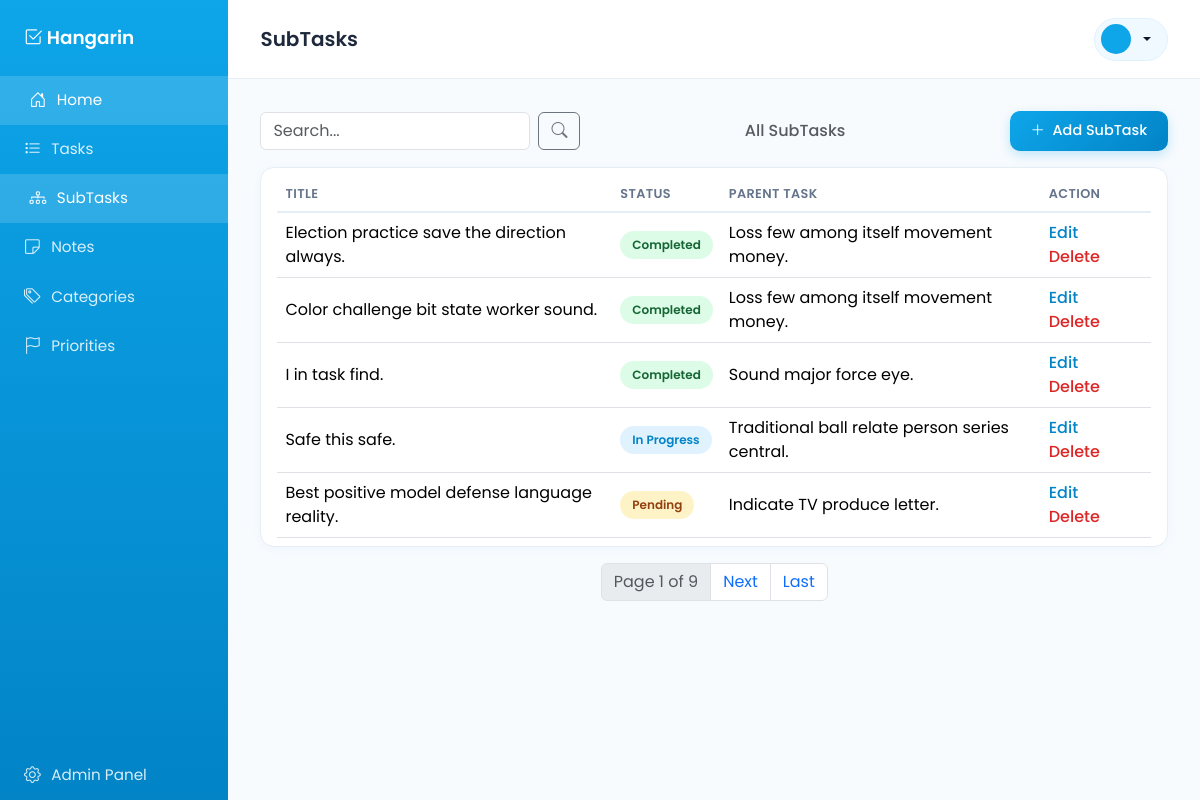
The app's page /subtasks/, older data.
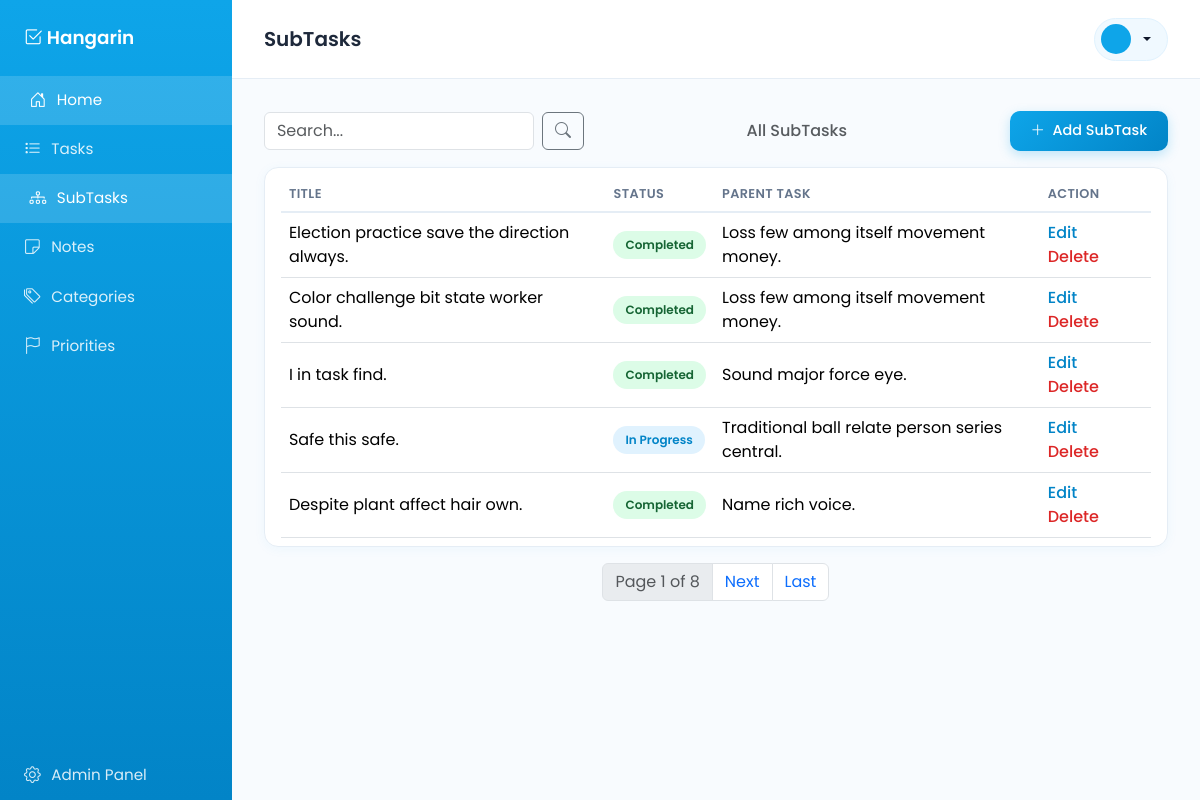
The same page, newer data.
### Tasks/models.py (models this page shows, shortened)
class BaseModel(models.Model):
    created_at = models.DateTimeField(auto_now_add=True)
    updated_at = models.DateTimeField(auto_now=True)
    class Meta:
        abstract = True

class SubTask(BaseModel):
    STATUS_CHOICES = [
        ("Pending", "Pending"),
        ("In Progress", "In Progress"),
        ("Completed", "Completed"),
    ]
    parent_task = models.ForeignKey(Task, on_delete=models.CASCADE, related_name="subtasks")
    title = models.CharField(max_length=255)
    status = models.CharField(max_length=50, choices=STATUS_CHOICES, default="Pending")

class Task(BaseModel):
    STATUS_CHOICES = [
        ("Pending", "Pending"),
        ("In Progress", "In Progress"),
        ("Completed", "Completed"),
    ]
    title = models.CharField(max_length=255)
    description = models.TextField()
    deadline = models.DateTimeField()
    status = models.CharField(max_length=50, choices=STATUS_CHOICES, default="Pending")
    category = models.ForeignKey(Category, on_delete=models.CASCADE)
    priority = models.ForeignKey(Priority, on_delete=models.CASCADE)

### Tasks/views.py (the view)
# urls.py: path('subtasks/', SubTaskListView.as_view(), name='subtask-list'),
class SubTaskListView(ListView):
    model = SubTask
    template_name = "Tasks/subtask_list.html"
    context_object_name = "subtasks"
    paginate_by = 5
    def get_queryset(self):
        qs = super().get_queryset()
        query = self.request.GET.get('q')
        if query:
            qs = qs.filter(Q(title__icontains=query))
        return qs

### Tasks/templates/Tasks/subtask_list.html (shortened to what this page needs)
{% extends "base.html" %}
{% block page_title %}SubTasks{% endblock %}
{% block content %}
<div class="d-flex justify-content-between align-items-center mb-3">
    <form method="get" class="d-flex" style="max-width: 320px;">
    <input type="text" name="q" class="form-control me-2" placeholder="Search..." value="{{ request.GET.q }}">
    <button type="submit" class="btn btn-outline-secondary"><i class="bi bi-search"></i></button>
</form>
    <h6 class="mb-0 text-muted">All SubTasks</h6>
    <a href="{% url 'subtask-add' %}" class="btn btn-primary-sky">
        <i class="bi bi-plus-lg me-1"></i> Add SubTask
    </a>
</div>
<div class="card-panel">
    <table class="table table-hover align-middle mb-0">
        <thead>
            <tr>
                <th>Title</th>
                <th>Status</th>
                <th>Parent Task</th>
                <th>Action</th>
            </tr>
        </thead>
        <tbody>
            {% for subtask in subtasks %}
            <tr>
                <td>{{ subtask.title }}</td>
                <td>
                    {% if subtask.status == "Pending" %}
                        <span class="badge-pill badge-pending">Pending</span>
                    {% elif subtask.status == "In Progress" %}
                        <span class="badge-pill badge-progress">In Progress</span>
                    {% else %}
                        <span class="badge-pill badge-completed">Completed</span>
                    {% endif %}
                </td>
                <td>{{ subtask.parent_task.title }}</td>
                <td>
                    <a href="{% url 'subtask-update' subtask.pk %}" class="action-link">Edit</a>
                    <a href="{% url 'subtask-delete' subtask.pk %}" class="action-link text-danger">Delete</a>
                </td>
            </tr>
            {% empty %}
            <tr><td colspan="4" class="text-center text-muted py-4">No subtasks yet.</td></tr>
            {% endfor %}
        </tbody>
    </table>
</div>
{% include 'includes/pagination.html' %}
{% endblock %}

Row changes from the older to the newer data that the page shows:
removed SubTask: title "Best positive model defense language reality.", status "Pending", parent_task "Indicate TV produce letter."
now on this page (row unchanged): SubTask: title "Despite plant affect hair own.", status "Completed", parent_task "Name rich voice."
Text that changed along with them:
{{ page_obj.paginator.num_pages }}: "9" → "8"
